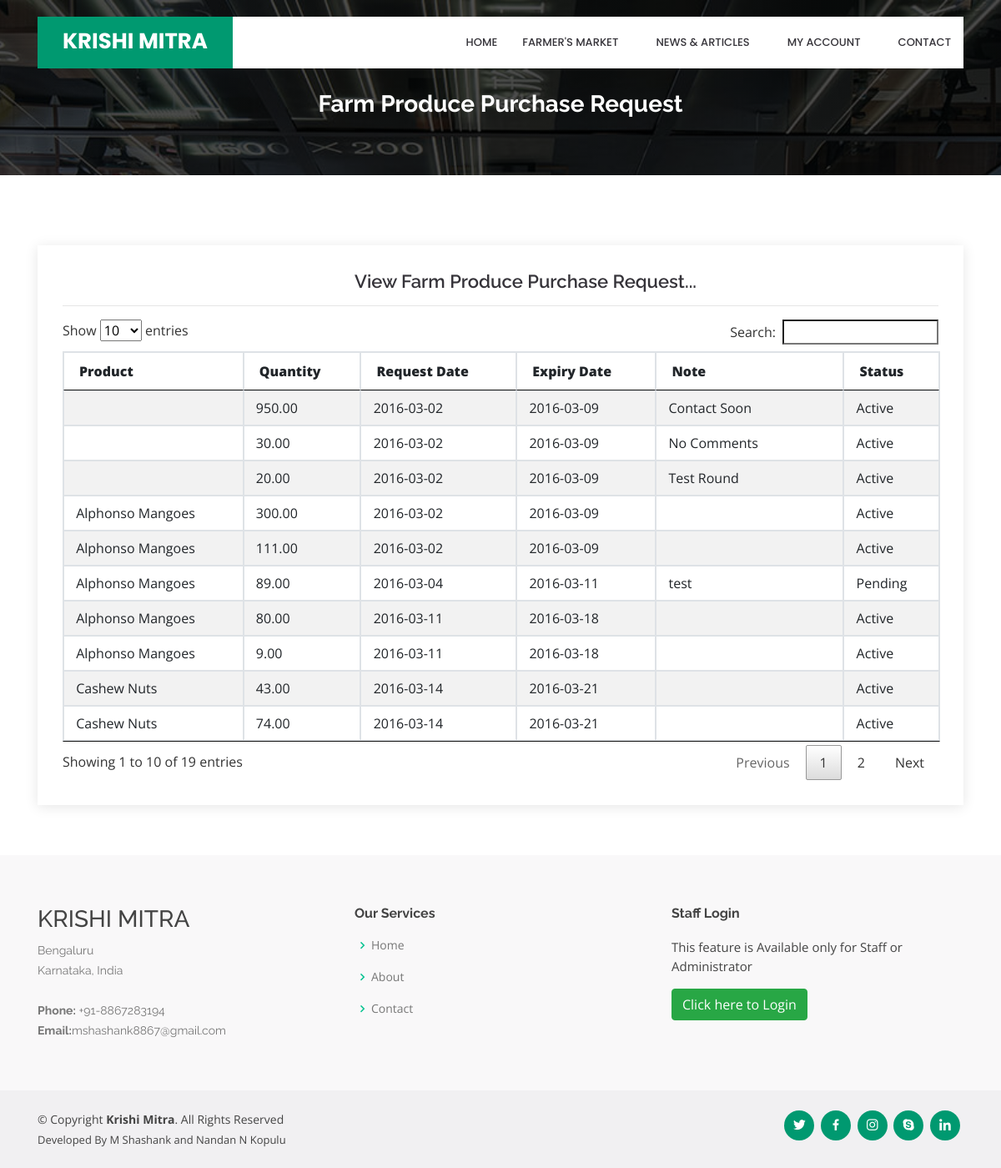
Screenshot of /viewadminpurchaserequest.php with the database file from the repository.
### tables this page shows
CREATE TABLE IF NOT EXISTS `purchase_request` (
`purchase_request_id` int(10) NOT NULL,
  `customer_id` int(10) NOT NULL,
  `product_id` int(10) NOT NULL,
  `quantity` float(10,2) NOT NULL,
  `request_date` date NOT NULL,
  `request_date_expire` date NOT NULL,
  `note` text NOT NULL,
  `status` varchar(10) NOT NULL
);

CREATE TABLE IF NOT EXISTS `product` (
`product_id` int(10) NOT NULL,
  `seller_id` int(10) NOT NULL,
  `category_id` int(10) NOT NULL,
  `produce_id` int(10) NOT NULL,
  `variety_id` int(10) NOT NULL,
  `title` varchar(100) NOT NULL,
  `img_1` varchar(100) NOT NULL,
  `img_2` varchar(100) NOT NULL,
  `img_3` varchar(100) NOT NULL,
  `img_4` varchar(100) NOT NULL,
  `img_5` varchar(100) NOT NULL,
  `quantity` float(10,2) NOT NULL,
  `quantity_type` varchar(25) NOT NULL,
  `description` text NOT NULL,
  `uploaded_date` date NOT NULL,
  `status` varchar(10) NOT NULL
);

### viewadminpurchaserequest.php (the view, shortened to what this page needs)
<?php
include("header.php");
include("dbconnection.php");
?>
  <main id="main">
    <section id="cta" class="cta">
      <div class="container">
        <div class="text-center" data-aos="zoom-in">
		<br><br>
          <h3>Farm Produce Purchase Request</h3>
        </div>
      </div>
    </section>
    <section id="contact" class="contact">
      <div class="container">
        <div class="row">
          <div class="col-lg-12" data-aos="fade-up" data-aos-delay="100">
            <div class="info mt-4 ">
		<center><h4>View Farm Produce Purchase Request...</h4></center><hr>
<?php
 $sql = "SELECT * FROM purchase_request";
							  $qsql = mysqli_query($con,$sql);
							  if(mysqli_num_rows($qsql)  == 0)
									{
										echo "<center>There is no Purchase Request to display!!</center>";
									}
									else
									{
										?>
							<table ID="datatable" class="table table-striped table-bordered"  style="width:100%">
								<THEAD>
							  <tr>
						      <th><strong>Product</strong></th>
						      <th><strong>Quantity</strong></th>
						      <th><strong>Request Date</strong></th>
						      <th><strong>Expiry Date</strong></th>
						      <th><strong>Note</strong></th>
						      <th><strong>Status</strong></th>
						      </tr>
								</THEAD>
								<TBODY>
                              <?php
							  $sql = "SELECT * FROM purchase_request";
							  $qsql = mysqli_query($con,$sql);
							  while($rs = mysqli_fetch_array($qsql))
							  {
								  $sql1 = "SELECT * FROM product WHERE product_id='$rs[product_id]'";
								  $qsql1 = mysqli_query($con,$sql1);
								  $rs1 = mysqli_fetch_array($qsql1);
							  echo "
						    <tr>
						      <td>&nbsp;$rs1[title]</td>
						      <td>&nbsp;$rs[quantity]</td>
						      <td>&nbsp;$rs[request_date]</td>
						      <td>&nbsp;$rs[request_date_expire]</td>
						      <td>&nbsp;$rs[note]</td>
						      <td>&nbsp;$rs[status]</td>
							 </tr>";
							  }
							  ?>
								</TBODY>
						  </table>
						<?php
						 }
						?>
            </div>
		  </div>
        </div>
      </div>
    </section>
  </main>
<?php
include("footer.php");
?>

### assets/css/style.css (style rules this page uses)
body { font-family: "Open Sans", sans-serif; color: #444444; }
h1, h2, h3, h4, h5, h6 { font-family: "Raleway", sans-serif; }
section { padding: 60px 0; overflow: hidden; }
.cta { background: linear-gradient(rgba(2, 2, 2, 0.7), rgba(0, 0, 0, 0.7)), url("../img/cta-bg.jpg") fixed center center; background-size: cover; padding: 60px 0; }
.cta h3 { color: #fff; font-size: 28px; font-weight: 700; }
.contact .info { padding: 30px; width: 100%; background: #fff; box-shadow: 0px 2px 15px rgba(0, 0, 0, 0.1); }
.contact .info h4 { padding: 0 0 0 60px; font-size: 22px; font-weight: 600; margin-bottom: 5px; color: #36343a; }

### rows the page displays
purchase_request: product.title "Alphonso Mangoes", quantity "300.00", request_date "2016-03-02", request_date_expire "2016-03-09", status "Active"
purchase_request: quantity "950.00", request_date "2016-03-02", request_date_expire "2016-03-09", note "Contact Soon", status "Active"
purchase_request: quantity "30.00", request_date "2016-03-02", request_date_expire "2016-03-09", note "No Comments", status "Active"
purchase_request: quantity "20.00", request_date "2016-03-02", request_date_expire "2016-03-09", note "Test Round", status "Active"
purchase_request: product.title "Alphonso Mangoes", quantity "111.00", request_date "2016-03-02", request_date_expire "2016-03-09", status "Active"
purchase_request: product.title "Alphonso Mangoes", quantity "89.00", request_date "2016-03-04", request_date_expire "2016-03-11", note "test", status "Pending"
purchase_request: product.title "Alphonso Mangoes", quantity "80.00", request_date "2016-03-11", request_date_expire "2016-03-18", status "Active"
purchase_request: product.title "Alphonso Mangoes", quantity "9.00", request_date "2016-03-11", request_date_expire "2016-03-18", status "Active"
purchase_request: product.title "Cashew Nuts", quantity "43.00", request_date "2016-03-14", request_date_expire "2016-03-21", status "Active"
purchase_request: product.title "Cashew Nuts", quantity "74.00", request_date "2016-03-14", request_date_expire "2016-03-21", status "Active"
